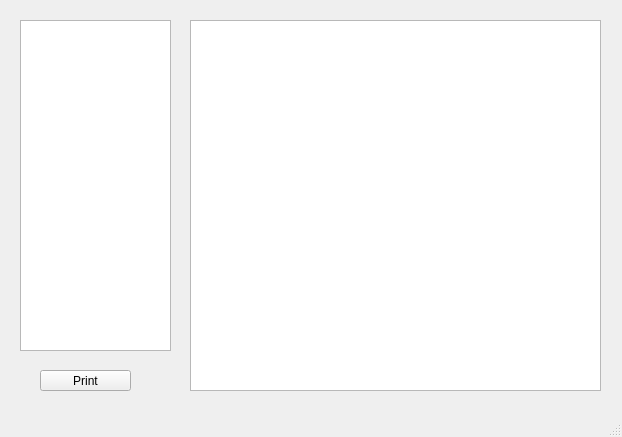
<?xml version="1.0" encoding="UTF-8"?>
<ui version="4.0">
 <class>Role_window</class>
 <widget class="QMainWindow" name="Role_window">
  <property name="geometry">
   <rect>
    <x>0</x>
    <y>0</y>
    <width>622</width>
    <height>437</height>
   </rect>
  </property>
  <property name="windowTitle">
   <string>MainWindow</string>
  </property>
  <widget class="QWidget" name="centralwidget">
   <widget class="QListView" name="Role_listView">
    <property name="geometry">
     <rect>
      <x>20</x>
      <y>20</y>
      <width>151</width>
      <height>331</height>
     </rect>
    </property>
   </widget>
   <widget class="QPushButton" name="Role_print_btn">
    <property name="geometry">
     <rect>
      <x>40</x>
      <y>370</y>
      <width>91</width>
      <height>21</height>
     </rect>
    </property>
    <property name="text">
     <string>Print</string>
    </property>
   </widget>
   <widget class="QListView" name="Stu_listView">
    <property name="geometry">
     <rect>
      <x>190</x>
      <y>20</y>
      <width>411</width>
      <height>371</height>
     </rect>
    </property>
   </widget>
  </widget>
  <widget class="QMenuBar" name="menubar">
   <property name="geometry">
    <rect>
     <x>0</x>
     <y>0</y>
     <width>622</width>
     <height>21</height>
    </rect>
   </property>
  </widget>
  <widget class="QStatusBar" name="statusbar"/>
 </widget>
 <resources/>
 <connections/>
</ui>
